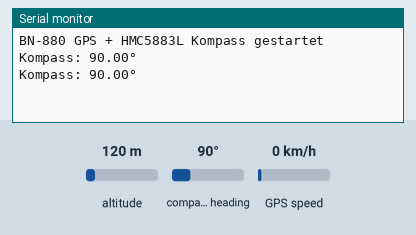
Bench run of a sketch on a simulated Arduino Uno, built with avr-gcc and run on an emulated ATmega328P. On the bench: the last lines printed to the serial monitor. Inputs (shaded band) come from the test bench; at power-on: altitude 120 m, compass heading 90°, GPS speed 0 km/h. The GPS gets a fix after 3 s at 37.7749, -122.4194 with 8 satellites.

Above: at 1.2 s.
1.3 s: altitude set to 20 m
At 2.6 s:
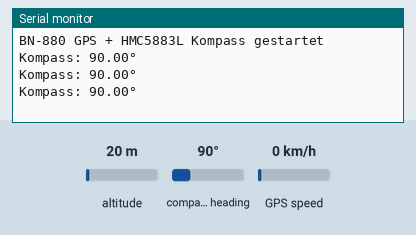
5.4 s: compass heading set to 7°
At 5.4 s:
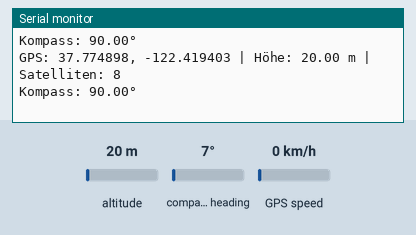
6.9 s: altitude set to 250 m
At 8.1 s:
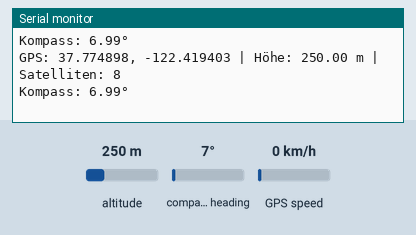

Measured:
- after the input at 6.9 s, the serial monitor: prints a new line after 0.39 s (image 3)

The sketch:

sketch_bn880.ino
```cpp
#include <SoftwareSerial.h>
#include <TinyGPS++.h>
#include <Wire.h>
#include <Adafruit_HMC5883_U.h>

// GPS über SoftwareSerial (D2 = RX, D3 = TX)
SoftwareSerial gpsSerial(2, 3);
TinyGPSPlus gps;

// Kompass
Adafruit_HMC5883_Unified compass = Adafruit_HMC5883_Unified(12345);

void setup() {
  Serial.begin(9600);
  gpsSerial.begin(9600);

  // Kompass initialisieren
  if (!compass.begin()) {
    Serial.println("HMC5883L nicht gefunden. Bitte Verkabelung prüfen!");
    while (1);
  }

  Serial.println("BN-880 GPS + HMC5883L Kompass gestartet");
}

void loop() {
  // GPS-Daten lesen
  while (gpsSerial.available() > 0) {
    gps.encode(gpsSerial.read());
  }

  // GPS-Daten anzeigen
  if (gps.location.isUpdated()) {
    Serial.print("GPS: ");
    Serial.print(gps.location.lat(), 6);
    Serial.print(", ");
    Serial.print(gps.location.lng(), 6);
    Serial.print(" | Höhe: ");
    Serial.print(gps.altitude.meters());
    Serial.print(" m | Satelliten: ");
    Serial.println(gps.satellites.value());
  }

  // Kompass-Daten lesen
  sensors_event_t event;
  compass.getEvent(&event);

  float heading = atan2(event.magnetic.y, event.magnetic.x);
  if (heading < 0) heading += 2 * PI;
  float headingDegrees = heading * 180 / PI;

  Serial.print("Kompass: ");
  Serial.print(headingDegrees, 2);
  Serial.println("°");

  delay(1000);
}
```
